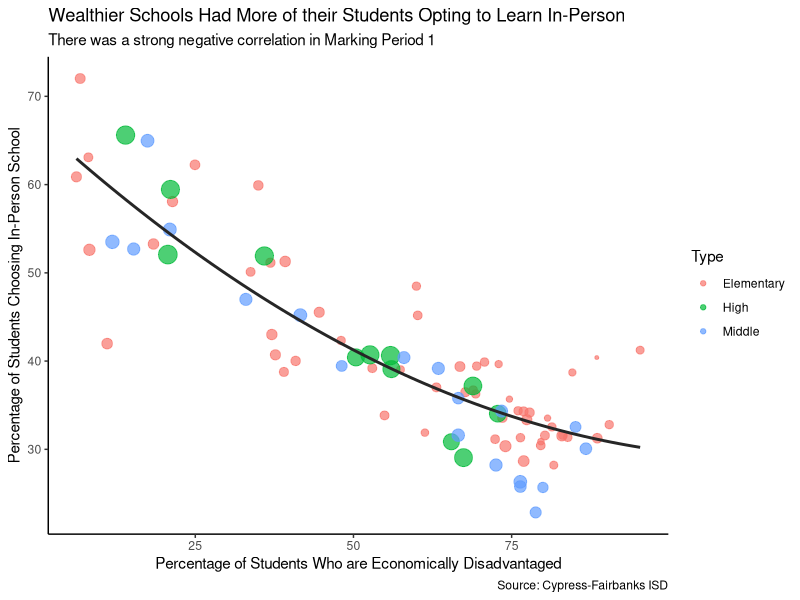
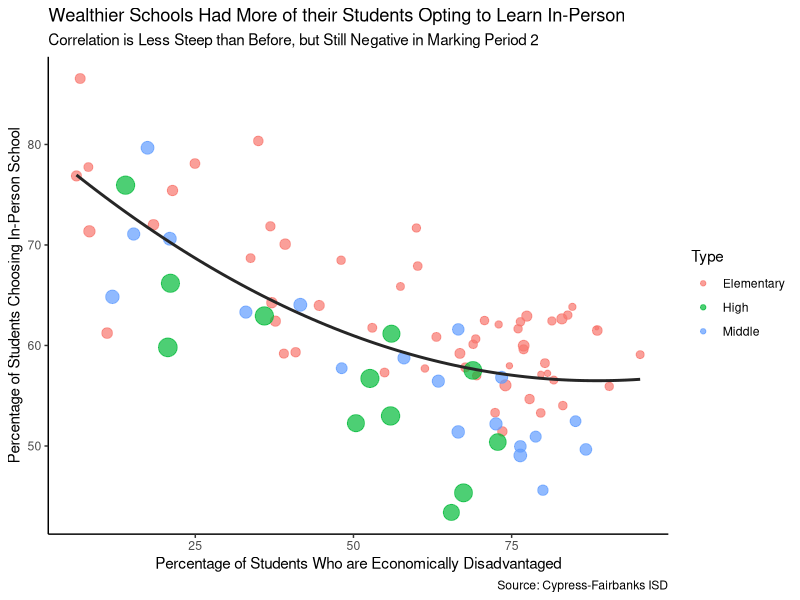
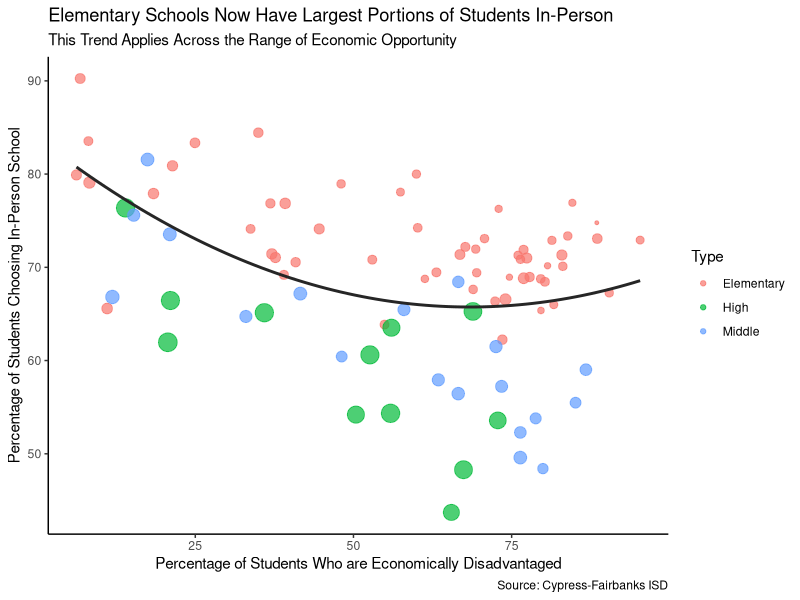
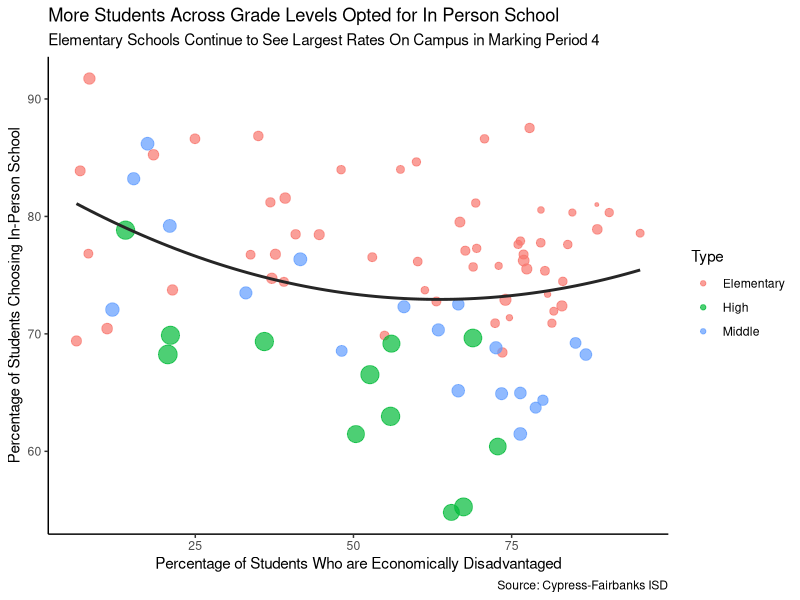
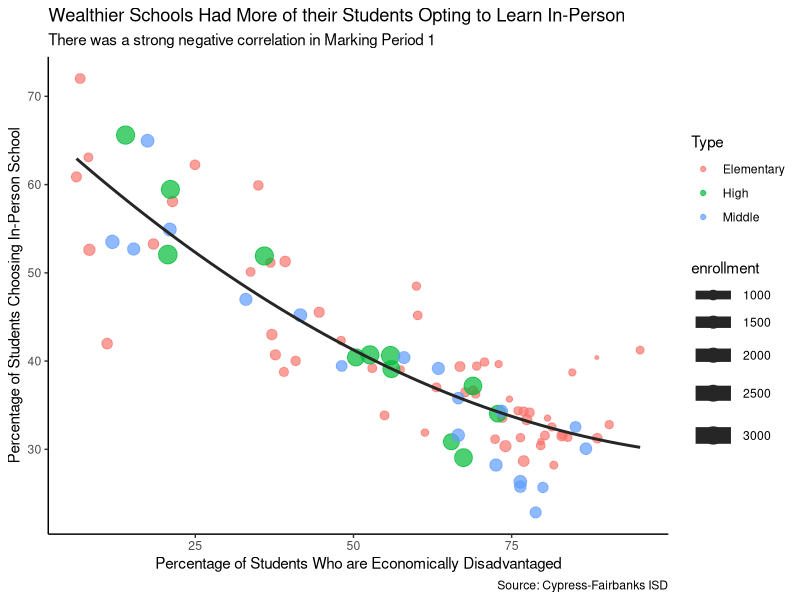
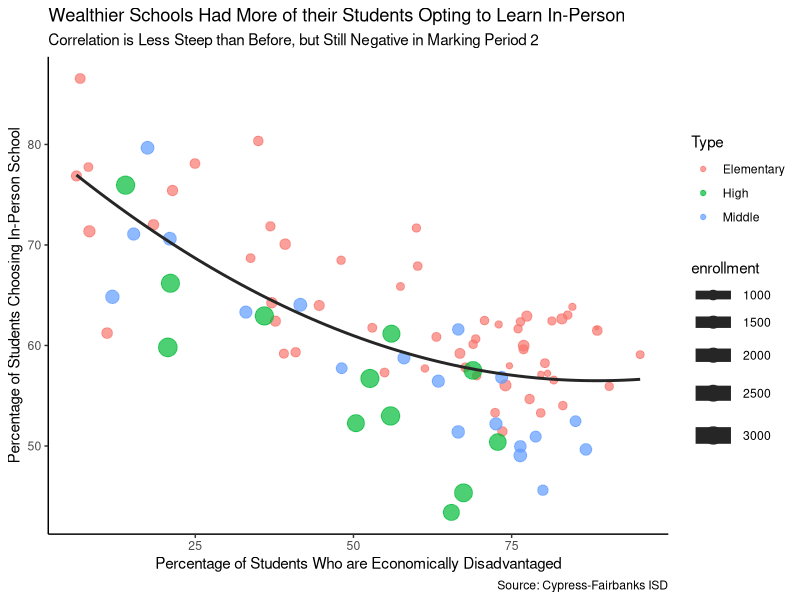
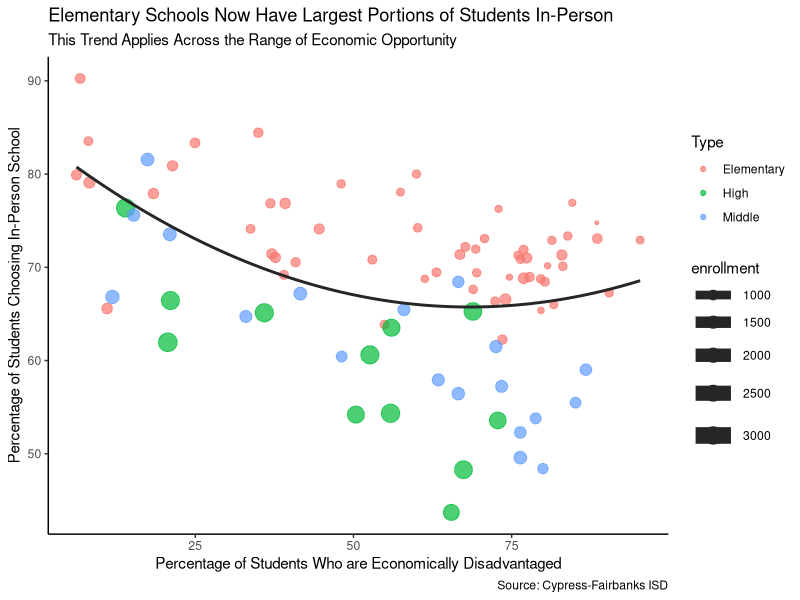
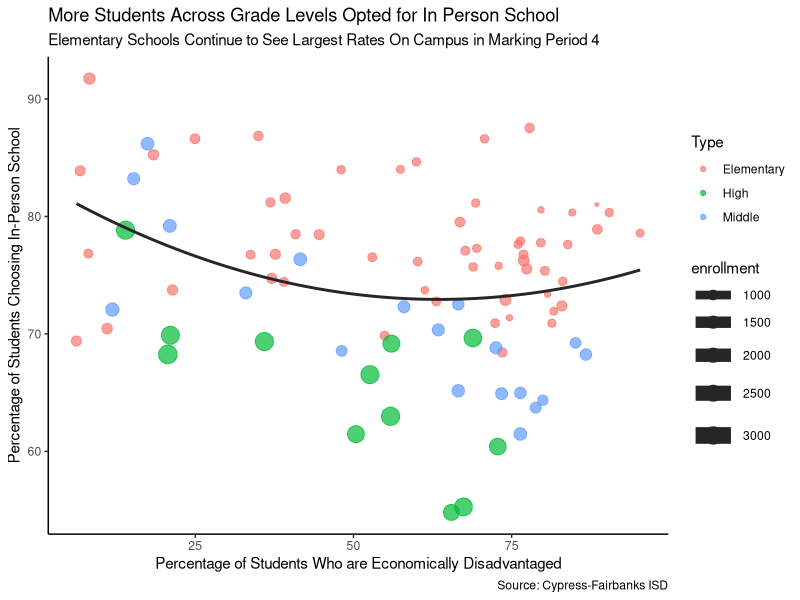

The R source for these figures, in order:


# load packages

library(tidyverse)
library(readxl)

# load data

data <- read_excel("CFISD_Covid_App/raw_data/CFISD_Return_to_School_Data.xlsx",
                   sheet = "Sheet2")

# Marking Period 1 Plot
plot1 <- data %>%
  rename(Type = type) %>%
  ggplot(aes(x = perc_econ_dis,
             y = mp1_perc_oncampus,
             size = enrollment,
             color = Type)) +
  geom_point(alpha = .7) +
  geom_smooth(method = "lm", formula = y ~ poly(x, 2), color = "grey15", se = FALSE) +
  labs(title = "Wealthier Schools Had More of their Students Opting to Learn In-Person",
       subtitle = "There was a strong negative correlation in Marking Period 1",
       x = "Percentage of Students Who are Economically Disadvantaged",
       y = "Percentage of Students Choosing In-Person School",
       caption = "Source: Cypress-Fairbanks ISD") +
  theme_classic() 

mp1_plot <- plot1 + scale_size(guide = 'none')



# Marking Period 2 Plot
plot2 <- data %>%
  rename(Type = type) %>%
  ggplot(aes(x = perc_econ_dis,
             y = mp2_perc_oncampus,
             size = enrollment,
             color = Type)) +
  geom_point(alpha = .7) +
  geom_smooth(method = "lm", formula = y ~ poly(x, 2), color = "grey15", se = FALSE) +
  labs(title = "Wealthier Schools Had More of their Students Opting to Learn In-Person",
       subtitle = "Correlation is Less Steep than Before, but Still Negative in Marking Period 2",
       x = "Percentage of Students Who are Economically Disadvantaged",
       y = "Percentage of Students Choosing In-Person School",
       caption = "Source: Cypress-Fairbanks ISD") +
  theme(legend.position = "none") +
  theme_classic() 

mp2_plot <- plot2 + scale_size(guide = 'none')


# Marking Period 3 Plot
plot3 <- data %>%
  rename(Type = type) %>%
  ggplot(aes(x = perc_econ_dis,
             y = mp3_perc_oncampus,
             size = enrollment,
             color = Type)) +
  geom_point(alpha = .7) +
  geom_smooth(method = "lm", formula = y ~ poly(x, 2), color = "grey15", se = FALSE) +
  labs(title = "Elementary Schools Now Have Largest Portions of Students In-Person",
       subtitle = "This Trend Applies Across the Range of Economic Opportunity",
       x = "Percentage of Students Who are Economically Disadvantaged",
       y = "Percentage of Students Choosing In-Person School",
       caption = "Source: Cypress-Fairbanks ISD") +
  theme_classic() 

mp3_plot <- plot3 + scale_size(guide = 'none')


# Marking Period 4 Plot
plot4 <- data %>%
  rename(Type = type) %>%
  ggplot(aes(x = perc_econ_dis,
             y = mp4_perc_oncampus,
             size = enrollment,
             color = Type)) +
  geom_point(alpha = .7) +
  geom_smooth(method = "lm", formula = y ~ poly(x, 2), color = "grey15", se = FALSE) +
  labs(title = "More Students Across Grade Levels Opted for In Person School",
       subtitle = "Elementary Schools Continue to See Largest Rates On Campus in Marking Period 4",
       x = "Percentage of Students Who are Economically Disadvantaged",
       y = "Percentage of Students Choosing In-Person School",
       caption = "Source: Cypress-Fairbanks ISD") +
  theme_classic() 

mp4_plot <- plot4 + scale_size(guide = 'none')

